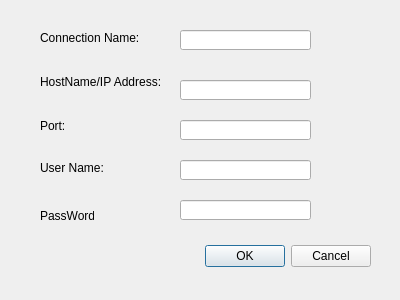
<?xml version="1.0" encoding="UTF-8"?>
<ui version="4.0">
 <class>newConnection</class>
 <widget class="QDialog" name="newConnection">
  <property name="geometry">
   <rect>
    <x>0</x>
    <y>0</y>
    <width>400</width>
    <height>300</height>
   </rect>
  </property>
  <property name="windowTitle">
   <string>New Connection</string>
  </property>
  <widget class="QDialogButtonBox" name="buttonBox">
   <property name="geometry">
    <rect>
     <x>30</x>
     <y>240</y>
     <width>341</width>
     <height>32</height>
    </rect>
   </property>
   <property name="orientation">
    <enum>Qt::Horizontal</enum>
   </property>
   <property name="standardButtons">
    <set>QDialogButtonBox::Cancel|QDialogButtonBox::Ok</set>
   </property>
  </widget>
  <widget class="QLabel" name="label">
   <property name="geometry">
    <rect>
     <x>40</x>
     <y>30</y>
     <width>111</width>
     <height>16</height>
    </rect>
   </property>
   <property name="text">
    <string>Connection Name:</string>
   </property>
  </widget>
  <widget class="QLabel" name="label_2">
   <property name="geometry">
    <rect>
     <x>40</x>
     <y>72</y>
     <width>131</width>
     <height>20</height>
    </rect>
   </property>
   <property name="text">
    <string>HostName/IP Address:</string>
   </property>
  </widget>
  <widget class="QLabel" name="label_4">
   <property name="geometry">
    <rect>
     <x>40</x>
     <y>160</y>
     <width>81</width>
     <height>16</height>
    </rect>
   </property>
   <property name="text">
    <string>User Name:</string>
   </property>
  </widget>
  <widget class="QLabel" name="label_5">
   <property name="geometry">
    <rect>
     <x>40</x>
     <y>210</y>
     <width>54</width>
     <height>12</height>
    </rect>
   </property>
   <property name="text">
    <string>PassWord:</string>
   </property>
  </widget>
  <widget class="QLabel" name="label_3">
   <property name="geometry">
    <rect>
     <x>40</x>
     <y>120</y>
     <width>54</width>
     <height>12</height>
    </rect>
   </property>
   <property name="text">
    <string>Port:</string>
   </property>
  </widget>
  <widget class="QLineEdit" name="lineEdit">
   <property name="geometry">
    <rect>
     <x>180</x>
     <y>30</y>
     <width>131</width>
     <height>20</height>
    </rect>
   </property>
  </widget>
  <widget class="QLineEdit" name="lineEdit_2">
   <property name="geometry">
    <rect>
     <x>180</x>
     <y>80</y>
     <width>131</width>
     <height>20</height>
    </rect>
   </property>
  </widget>
  <widget class="QLineEdit" name="lineEdit_3">
   <property name="geometry">
    <rect>
     <x>180</x>
     <y>120</y>
     <width>131</width>
     <height>20</height>
    </rect>
   </property>
  </widget>
  <widget class="QLineEdit" name="lineEdit_4">
   <property name="geometry">
    <rect>
     <x>180</x>
     <y>160</y>
     <width>131</width>
     <height>20</height>
    </rect>
   </property>
  </widget>
  <widget class="QLineEdit" name="lineEdit_5">
   <property name="geometry">
    <rect>
     <x>180</x>
     <y>200</y>
     <width>131</width>
     <height>20</height>
    </rect>
   </property>
   <property name="echoMode">
    <enum>QLineEdit::Password</enum>
   </property>
  </widget>
 </widget>
 <resources/>
 <connections>
  <connection>
   <sender>buttonBox</sender>
   <signal>accepted()</signal>
   <receiver>newConnection</receiver>
   <slot>accept()</slot>
   <hints>
    <hint type="sourcelabel">
     <x>248</x>
     <y>254</y>
    </hint>
    <hint type="destinationlabel">
     <x>157</x>
     <y>274</y>
    </hint>
   </hints>
  </connection>
  <connection>
   <sender>buttonBox</sender>
   <signal>rejected()</signal>
   <receiver>newConnection</receiver>
   <slot>reject()</slot>
   <hints>
    <hint type="sourcelabel">
     <x>316</x>
     <y>260</y>
    </hint>
    <hint type="destinationlabel">
     <x>286</x>
     <y>274</y>
    </hint>
   </hints>
  </connection>
 </connections>
</ui>
